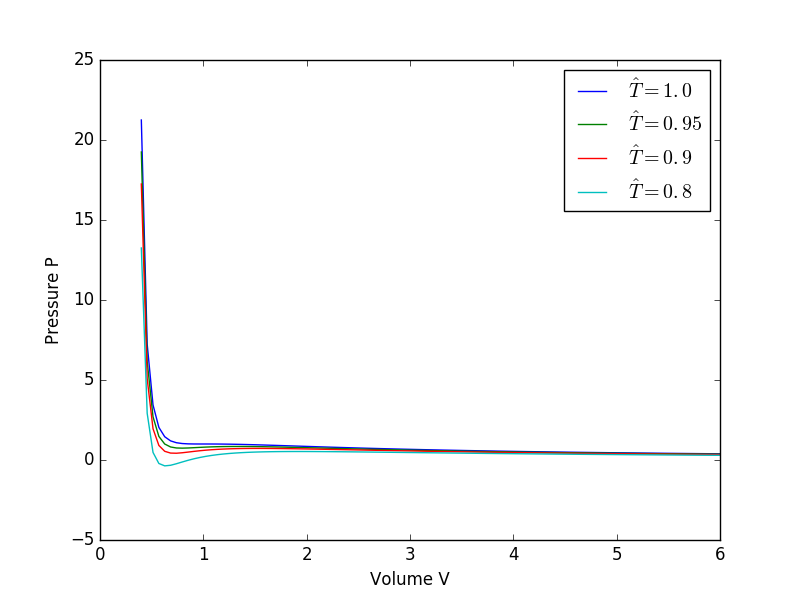

Reproduce this figure in Python.

import numpy as np
import matplotlib.pyplot as plt

# Setup lists
T_values = [1.0, 0.95, 0.9, 0.8]
V = np.linspace(0.4, 6.0, 100)

# Calculate pressure for a given T: 
for T in T_values:
    p = 8*T/(3*V - 1) - 3/(V**2)
    plt.plot(V, p)


# Plot:
plt.legend(['$\hat{T} = 1.0$', '$\hat{T}=0.95$','$\hat{T} = 0.9$', '$\hat{T} = 0.8$'])
plt.xlabel('Volume V')
plt.ylabel('Pressure P')
plt.show()
